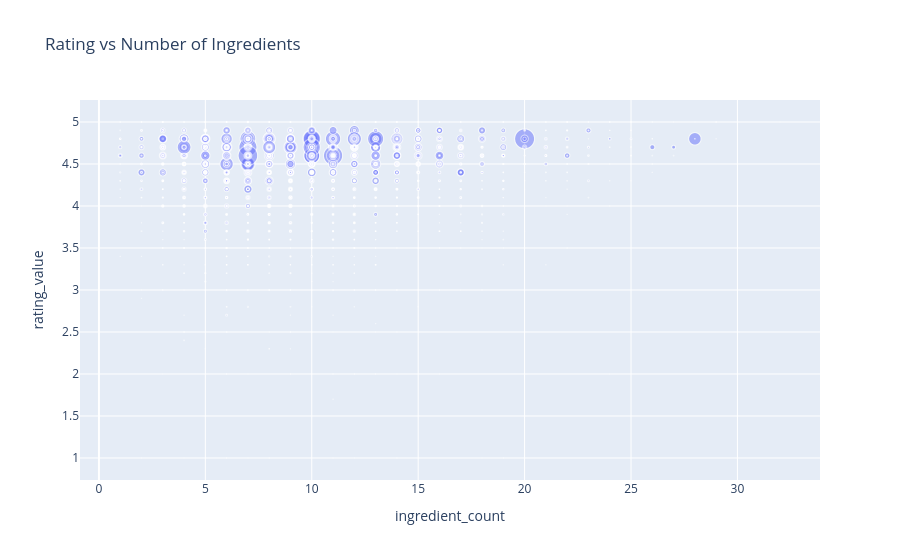

Notebook source saved alongside this figure:
### Code cell
fig = px.scatter(
    recipe_summary,
    x="ingredient_count",
    y="rating_value",
    size="rating_count",
    hover_name="title",
    title="Rating vs Number of Ingredients",
    opacity=0.5
)
fig.show()

### Figure 1 — Plotly figure (JSON) as saved in the notebook; plotly's stock layout.template omitted (floating-point values rounded to 4 significant figures; data arrays with more than 128 entries replaced by an {"elided": "..."} marker saying what was removed)
{"data": [{"hovertemplate": "<b>%{hovertext}</b><br><br>ingredient_count=%{x}<br>rating_value=%{y}<br>rating_count=%{marker.size}<extra></extra>", "hovertext": {"elided": "14396 str values"}, "legendgroup": "", "marker": {"color": "#636efa", "opacity": 0.5, "size": {"elided": "14396 float values"}, "sizemode": "area", "sizeref": 52.39, "symbol": "circle"}, "mode": "markers", "name": "", "showlegend": false, "type": "scattergl", "x": {"elided": "14396 int values"}, "xaxis": "x", "y": {"elided": "14396 float values"}, "yaxis": "y"}], "layout": {"legend": {"itemsizing": "constant", "tracegroupgap": 0}, "title": {"text": "Rating vs Number of Ingredients"}, "xaxis": {"anchor": "y", "domain": [0, 1], "title": {"text": "ingredient_count"}}, "yaxis": {"anchor": "x", "domain": [0, 1], "title": {"text": "rating_value"}}}}
